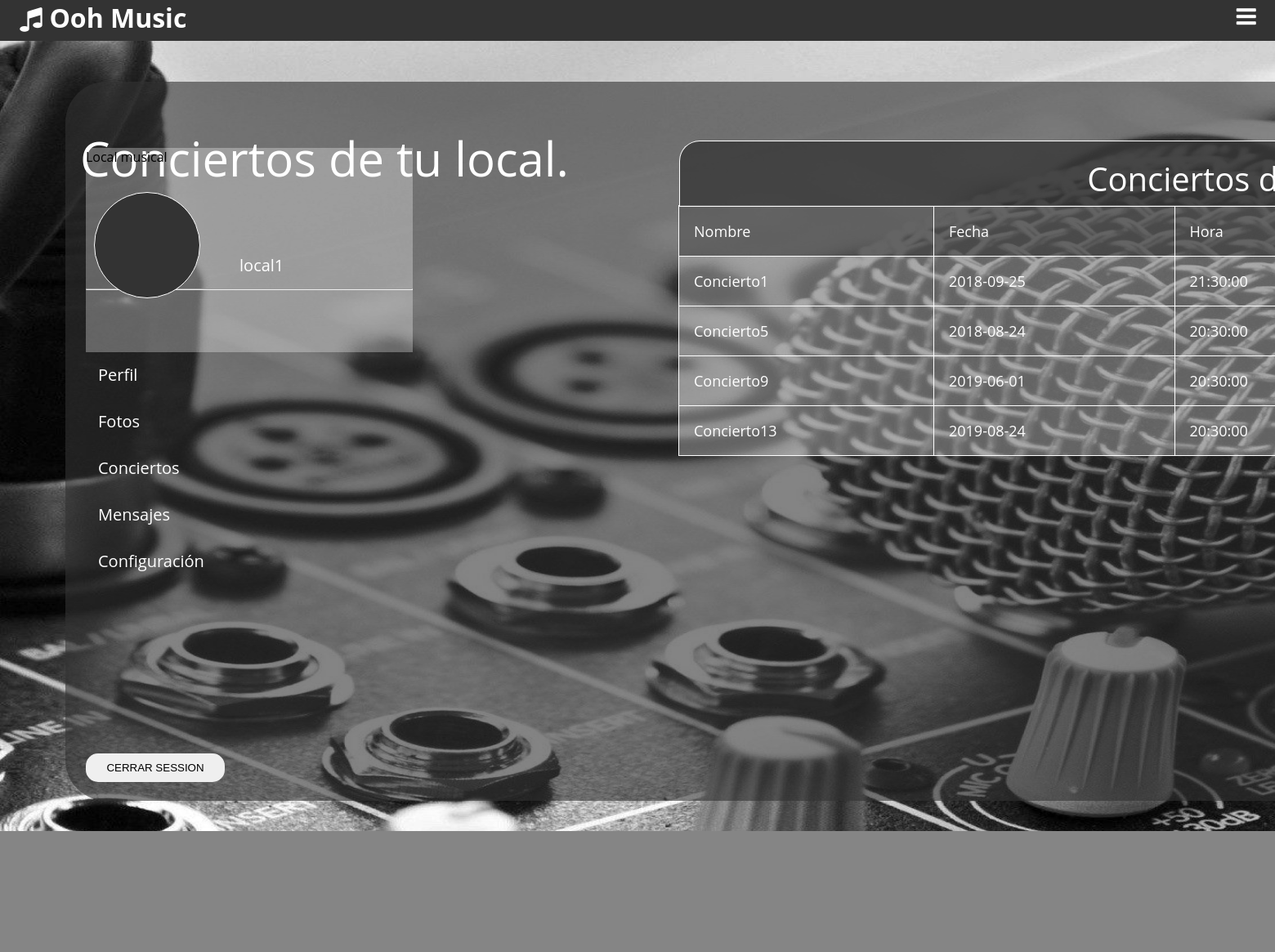
Screenshot of /conciertosdelocal.php (signed in) with the database file from the repository.
### tables this page shows
CREATE TABLE concierto(
id_concierto INT NOT NULL PRIMARY KEY AUTO_INCREMENT,
nombre VARCHAR(30),
fecha DATE,
hora TIME,
pago DECIMAL(6,2),
localm INT NOT NULL,
genero INT NOT NULL,
musico INT,
estado INT,
CONSTRAINT fk_concierto_localm
FOREIGN KEY (localm) REFERENCES localm(id_usuario)
ON DELETE CASCADE ON UPDATE CASCADE,
CONSTRAINT fk_concierto_genero
FOREIGN KEY (genero) REFERENCES genero(id_genero)
ON DELETE CASCADE ON UPDATE CASCADE,
CONSTRAINT fk_concierto_musico
FOREIGN KEY (musico) REFERENCES musico(id_usuario)
ON DELETE CASCADE ON UPDATE CASCADE);

### bbdd.php (called while the page is built, shortened)
<?php
function listaconciertoslocal($localm) {
    $c = conectar();
    $select = "select id_concierto,nombre,fecha,hora,genero,estado,musico from concierto where localm='$localm';";
    $resultado = mysqli_query($c, $select);
    return $resultado;
}
function dimeidusuario($usuario) {
    $c = conectar();
    $select = "select id_usuario from login where usuario='$usuario';";
    $resultado = mysqli_query($c, $select);
    if ($fila = mysqli_fetch_assoc($resultado)) {
        $id_usuario = $fila['id_usuario'];
        return $id_usuario;
    } else {
        return -1;
    }
}
function dimenombre($usuario) {
    $c = conectar();
    $select = "select nombre from login where usuario='$usuario';";
    $resultado = mysqli_query($c, $select);
    if ($fila = mysqli_fetch_assoc($resultado)) {
        extract($fila);
        return $nombre;
    } else {
        return -1;
    }
}
function conectar() {
    include('mysqlpass.php');
    $conexion = mysqli_connect("localhost", $userbd, $passbd, "musica");
    return $conexion;
}
?>

### conciertosdelocal.php (the view, shortened to what this page needs)
<?php
require_once 'bbdd.php';
require_once 'funciones.php';
extract($_SESSION);
?>
<html lang="es">
    <head>
        <link rel="stylesheet" href="css/fontello.css">
        <link rel="stylesheet" href="css/estiloslistaConciertosLocal.css">
    </head>
    <body>
        <?php
        if (isset($_POST['nombre'])) {
            extract($_POST);
            extract($_SESSION);
            $id_usuario = dimeidusuario($username);
            if (anadeconcierto($nombre, $fecha, $hora, $pago, $id_usuario, $gender)) {
                echo "<script>alert('Alta realizada con éxito')</script>";
            } else {
                echo "<script>alert('Error añadiendo el concierto')</script>";
            }
        } else {
            ?>
            <header>
                <div class="contenedor">
                    <h1 class="icon-music">Ooh Music</h1>
                    <label class="icon-menu" for="menu-bar"></label>
                </div>
            </header>
            <main>
                <section id="banner">
                    <img src="Imagenes/banner.jpg">
                    <div id="centro">
                        <p></p>
                        <div id="usuario">
                            <?php
                                muestradatoslocal();
                            ?>
                        </div>
                        <nav class="menuLocal">
                            <ul>
                                <li><a href="usuariolocal.php">Perfil</a></li>
                                <li><a href="#">Fotos</a></li>
                                <li><a class="concierto" href="#" id="boton1">Conciertos</a>
                                </li>
                                <li><a href="#">Mensajes</a></li>
                                <li><a href="miperfillocal.php">Configuración</a></li>
                                <?php cerraSession2() ?>
                            </ul>
                        </nav>
                        <?php
                        if (isset($_SESSION['username'])) {
                            echo"<p>Conciertos de tu local.</p>";
                            $id_usuario = dimeidusuario($username);
                            $conciertos = listaconciertoslocal($id_usuario);
                            echo "<table id='tabladedatos' border=1>";
                            echo "<tr>";
                            echo "<td id='titulotabla'><p>Conciertos de tu local</p></td>";
                            echo "</tr>";
                            echo "<tr id='titulostd'>";
                            echo "<td><p>Nombre</p></td>";
                            echo "<td><p>Fecha</p></td>";
                            echo "<td><p>Hora</p></td>";
                            while ($fila = mysqli_fetch_assoc($conciertos)) {
                                extract($fila);
                                echo "<tr class='sintitulo'>";
                                echo "<td><p>$nombre</p></td>";
                                echo "<td><p>$fecha</p></td>";
                                echo "<td><p>$hora</p></td>";
                                echo"</tr>";
                            }
                            echo"</table>";
                        } else {
                            echo"Sesión no iniciada.";
                        }
                        ?>
                        <?php
                    }
                    ?>
                    </div>
            </section>
        </main>
        <footer>
            <div class="contenedor">
                <p class="copy">Ooh Music &copy; 2018</p>
                <div class="sociales">
                    <a class="icon-facebook-squared" href="#"></a>
                    <a class="icon-twitter" href="#"></a>
                    <a class="icon-instagram" href="#"></a>
                    <a class="icon-gmail" href="#"></a>
                </div>
            </div>
        </footer>
    </body>
</html>

### funciones.php (shortened to what this page needs)
<?php
require_once 'bbdd.php';
function muestradatoslocal() {
    if (isset($_SESSION['tipo'])) {
        extract($_SESSION);
        switch ($tipo) {
            case 1:
                echo"Local musical<br>";
                break;
        }
        $nombre = dimenombre($username);
        echo"<p>$nombre</p>";
        echo"<hr>";
        echo"<div id='info'>";
        echo"</div>";
    }
}
function cerraSession2() {
    echo"<form action='' method='POST'>";
    echo"<input id='botoncerrar' type='submit' name='cerrar' value='CERRAR SESSION'>";
    echo"</form>";
}
?>

### css/estiloslistaConciertosLocal.css (style rules this page uses)
* { margin: 0; padding: 0; box-sizing: border-box; }
body { font-family: 'Open Sans', sans-serif; }
header { width: 100%; height: 50px; background: #333; color: #fff; position: fixed; top: 0; left: 0; z-index: 100; }
.contenedor { width: 98%; margin: auto; }
h1 { float: left; }
header .contenedor { display: table; }
section { width: 100%; margin-bottom: 25px; }
footer .contenedor { display: flex; flex-wrap: wrap; justify-content: center; padding-bottom: 25px; }
.copy { font-size: 20px; }
.sociales { width:100%; text-align: center; font-size: 28px; }
.sociales a { color: #333; text-decoration: none; }
form #botoncerrar { width: 170px; padding: 10px; border-radius: 15px; border: thin; margin-top: 190px; }
.menuLocal ul { list-style: none; }
#tabladedatos { width:1500px; padding: 51px; margin-left: 750px; border-color: #fff; border-collapse: collapse; border-right-style: none; background: rgba(255,255,255,.3); max-height: 100px; color: black; }
#tabladedatos tr td p { font-size: 18px; }
#tabladedatos .sintitulo { overflow-y: auto; }
#titulotabla { border: solid; border-width: thin; width: 1400px; height: 80px; margin-top: -80px; position: absolute; text-align: center; background: rgba(55,55,55,0.8); border-color: #fff; border-top-left-radius: 25px; border-top-right-radius: 25px; border-bottom: none; }
#tabladedatos tr #titulotabla p { font-size: 40px; }
#titulostd { background: rgba(55,55,55,.6); }

### css/menuanadirLocal.css (style rules this page uses)
header label { float: right; font-size: 28px; margin: 6px 0; cursor: pointer; }

### css/banneranadirLocal.css (style rules this page uses)
#banner { margin-top: 50px; position: relative; }
#banner a { position: relative; width: 100px; display: block; color: #fff; text-decoration: none; padding: 6px; top: -17px; border: 3px solid #fff; text-align: center; }
#banner img { height: 1000px; width: 2700px; }
#centro { border: solid; margin-top: -950px; margin-left: 80px; position: absolute; background: rgba(51,51,51,0.6); border: none; border-radius: 50px; width: 2300px; height: 880px; }
#centro p { font-size: 58px; padding: 18px; color: #fff; }
#usuario { position: absolute; height: 250px; width: 400px; margin: 45px 25px; border: solid; border: none; background: rgba(255,255,255,0.3); }
#usuario p { position: absolute; margin-left: 170px; margin-top: 90px; font-size: 20px; }
hr { margin-top: 150px; }
#info { position: absolute; border: solid; border-width: thin; border-radius: 150px; width: 130px; height: 130px; margin-top: -120px; margin-left: 10px; }
#centro ul { border: none; margin-top: 311px; margin-left: 25px;; position: absolute; list-style: none; border-bottom-left-radius: 25px; border-top-left-radius: 25px; }
#centro ul li a { padding: 15px; width: 400px; font-size: 20px; border: none; text-align: left; border-bottom-right-radius: 50px; border-top-right-radius: 50px; }
.menuLocal #boton1 { width: 270px; border-radius: 0px; }

### css/infoanadirLocal.css (style rules this page uses)
#info { background: #333; color: #fff; text-align: center; padding: 20px; }

### rows the page displays
concierto: nombre "Concierto1", fecha "2018-09-25", hora "21:30:00"
concierto: nombre "Concierto5", fecha "2018-08-24", hora "20:30:00"
concierto: nombre "Concierto9", fecha "2019-06-01", hora "20:30:00"
concierto: nombre "Concierto13", fecha "2019-08-24", hora "20:30:00"

### other values shown
$nombre "local1"
